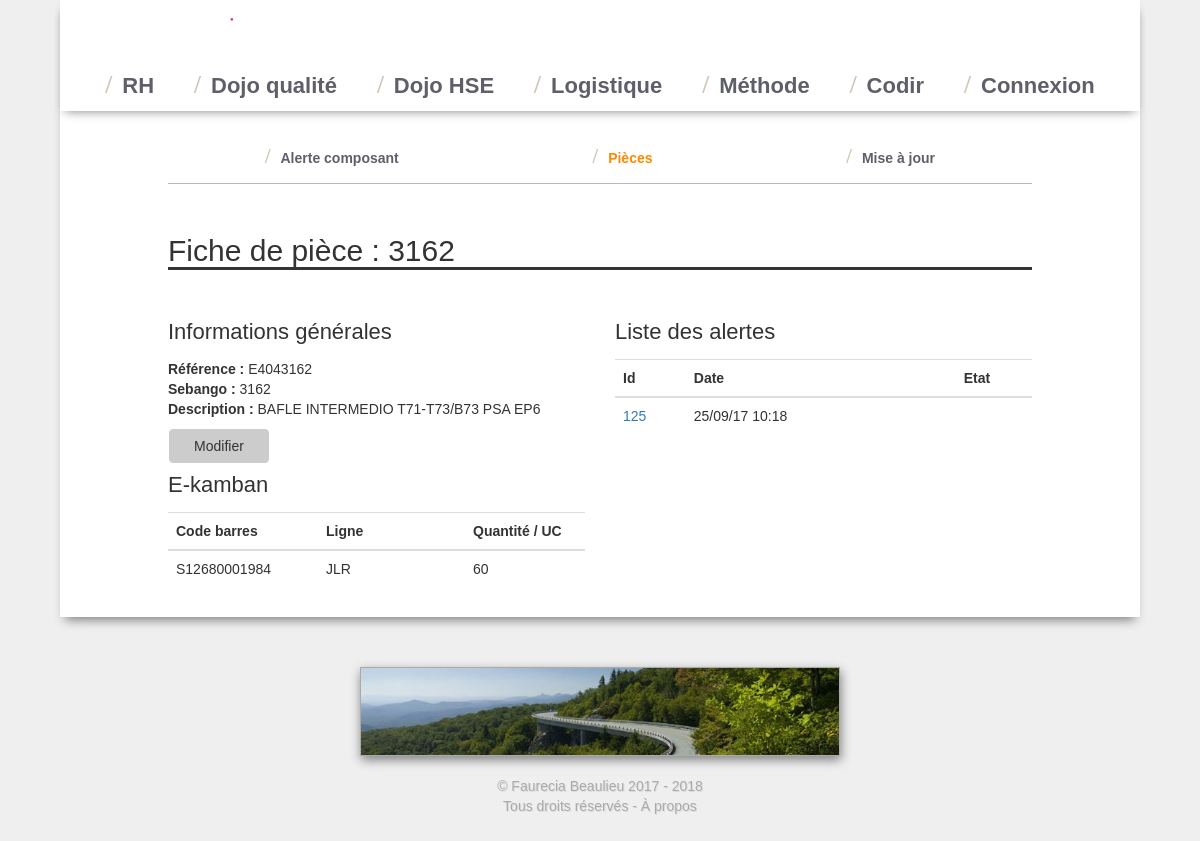
The app's page /logistique/fiche_piece.php?id=3 with its own data.
### tables this page shows
CREATE TABLE `logistique_pieces` (
  `id` int(11) NOT NULL,
  `sebango` varchar(255) NOT NULL,
  `reference` varchar(255) NOT NULL,
  `description` varchar(255) NOT NULL,
  `adresse` varchar(255) NOT NULL
);

CREATE TABLE `logistique_e_kanban` (
  `id` int(11) NOT NULL,
  `code_barres` varchar(255) NOT NULL,
  `piece` int(11) NOT NULL,
  `ligne` varchar(255) NOT NULL,
  `quantite` int(11) NOT NULL
);

CREATE TABLE `logistique_alerte` (
  `id` int(11) NOT NULL,
  `piece` int(11) NOT NULL,
  `e_kanban` int(11) NOT NULL DEFAULT '-1',
  `date` timestamp NOT NULL DEFAULT CURRENT_TIMESTAMP,
  `train` varchar(255) NOT NULL,
  `uc_restant_en_ligne` int(11) NOT NULL,
  `state` tinyint(4) NOT NULL DEFAULT '1'
);

### logistique/fiche_piece.php (the view, shortened to what this page needs)
<?php
include_once "needed.php";
if (isset($_GET['id'])){
    $Query = $bdd->prepare('SELECT * FROM logistique_pieces WHERE id = ?');
    $Query->execute(array($_GET['id']));
    $Data = $Query->fetch();?>
    <h2>Fiche de pièce : <?php echo $Data['sebango'];?></h2>
    <div class="row">
        <div class="col-xs-6">
            <h4>Informations générales</h4>
            <p>
                <b>Référence : </b><?php echo $Data['reference'] ?><br>
                <b>Sebango : </b><?php echo $Data['sebango'] ?><br>
                <b>Description : </b><?php echo $Data['description'] ?><br>
            </p>
            <a href="editer_piece.php?id=<?php echo $_GET["id"]; ?>" class="btn btn-default center-block" style="width: 100px;">Modifier</a>
            <h4>E-kamban</h4>
            <table class="table"
            <thead class="thead">
            <tr>
                <th style="width: 150px">Code barres</th>
                <th >Ligne</th>
                <th style="width: 120px">Quantité / UC</th>
            </tr>
            <tbody>
            <?php
            $Query = $bdd->prepare('SELECT * FROM logistique_e_kanban WHERE piece = ?');
            $Query->execute(array($_GET['id']));
            while ($Data = $Query->fetch()) {
                ?>
                <tr>
                    <td><?php echo $Data['code_barres']; ?></td>
                    <td><?php echo $Data['ligne']; ?></td>
                    <td><?php echo $Data['quantite']; ?></td>
                </tr>
                <?php
            }
            ?>
            </tbody>
            </table>
        </div>
        <div class="col-xs-6">
            <h4>Liste des alertes</h4>
            <table class="table"
            <thead class="thead">
            <tr>
                <th style="width: 25px;">Id</th>
                <th style="width: 150px;">Date</th>
                <th style="width: 25px">Etat</th>
            </tr>
            <tbody>
            <?php
            $Query = $bdd->prepare('SELECT * FROM logistique_alerte WHERE piece = ? ORDER BY logistique_alerte.date DESC');
            $Query->execute(array($_GET['id']));
            while ($Data = $Query->fetch()) {
                ?>
                <tr>
                    <td><a href="/logistique/alerte.php?id=<?php echo $Data['id']; ?>"><?php echo $Data['id']; ?></a></td>
                    <td><?php echo date('d/m/y H:i',strtotime($Data['date'])); ?></td>
                    <td><?php echo ""; ?></td>
                </tr>
                <?php
            }
            ?>
            </tbody>
            </table>
        </div>
    </div>
    <?php
}

### css/base.css (style rules this page uses)
body { background-color: #efefef; font-family: 'clio', helvetica, sans-serif; }
td { vertical-align: middle !important; }
.btn-default { border-color:#ccc; background-color: #ccc; margin: 1px; }
h2 { font-size: 30px; font-weight: 500; border-bottom-style: solid !important; border-bottom: 3px; margin-bottom: 40px; }
h4 { font-size: 22px; margin-bottom: 15px; }

### records on screen
logistique_pieces: sebango "3162", reference "E4043162", description "BAFLE INTERMEDIO T71-T73/B73 PSA EP6"
logistique_e_kanban: code_barres "S12680001984", ligne "JLR", quantite "60"
logistique_alerte: id "125", date "25/09/17 10:18"
